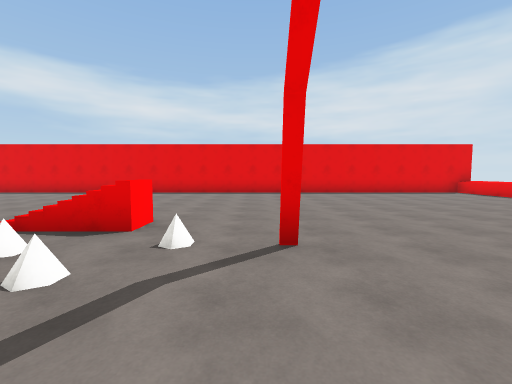
View 1 (above)

19 first-person views from a walk through a Unity game level. The camera is 1.5 m above the floor, tilts 4° down and sees 90° across. The floor is counted in squares, 2 m on a side. Each view is taken from the middle of a square. On the plan, view 1 faces up. The plan holds only what a view shows up to about 9 squares ahead; the rest is blank. The player is left out. Some animated figures are not drawn. Surface patterns are stand-ins for the level's own textures.

View 2
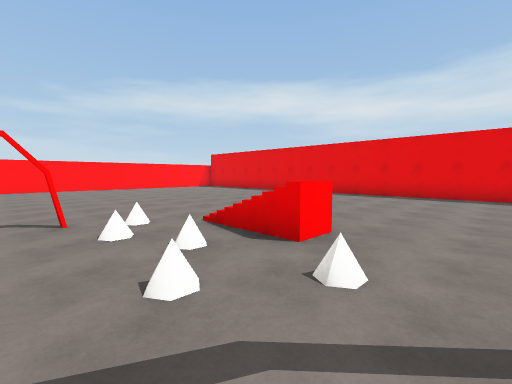

View 3
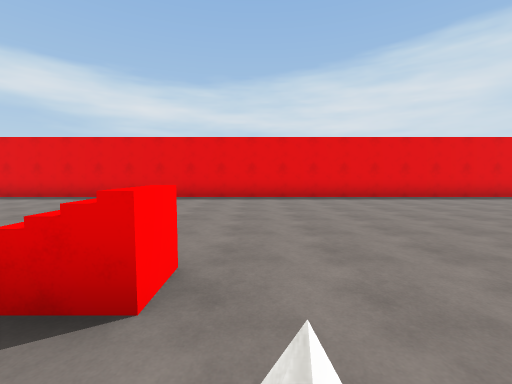

View 4
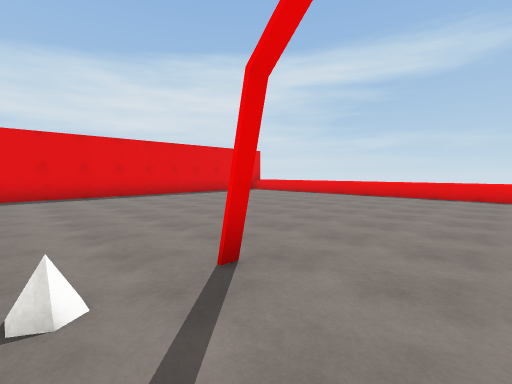

View 5
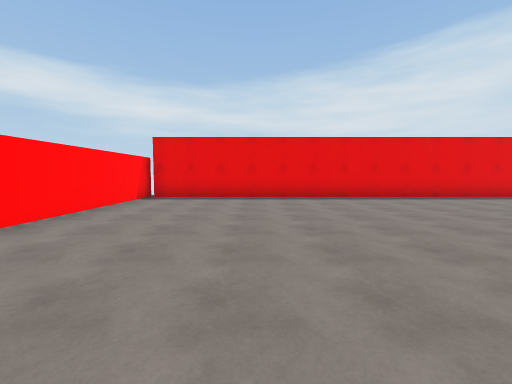

View 6
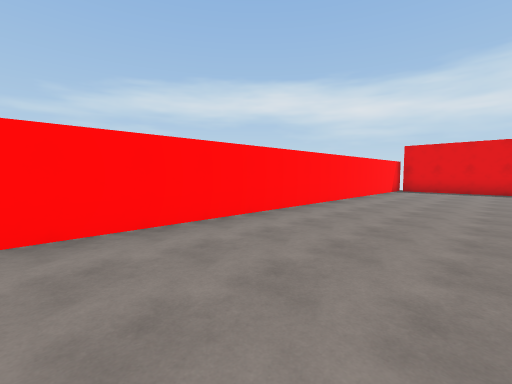

View 7
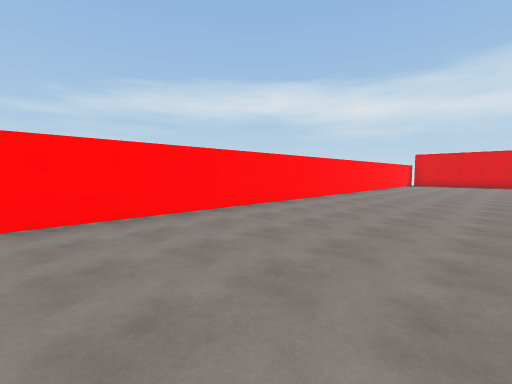

View 8
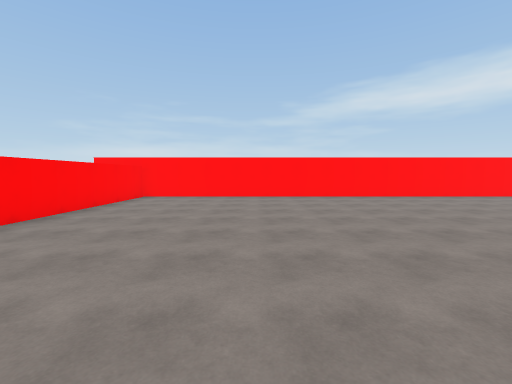

View 9
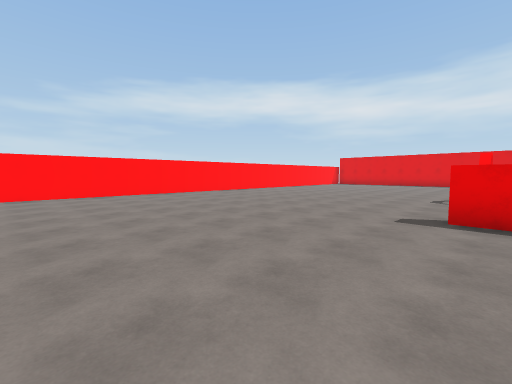

View 10
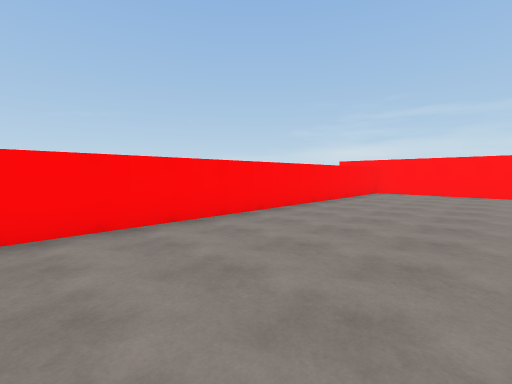

View 11
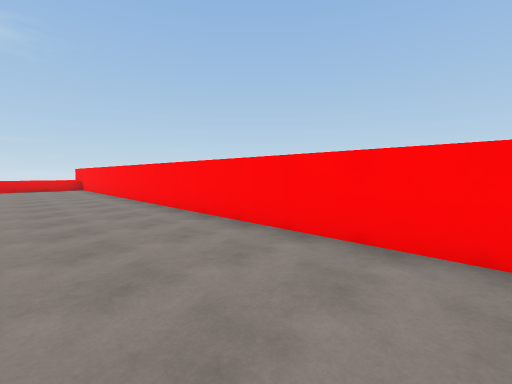

View 12
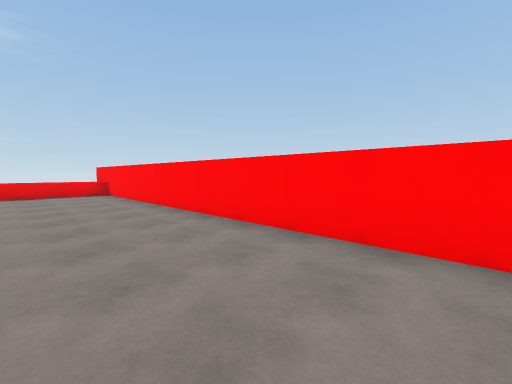

View 13
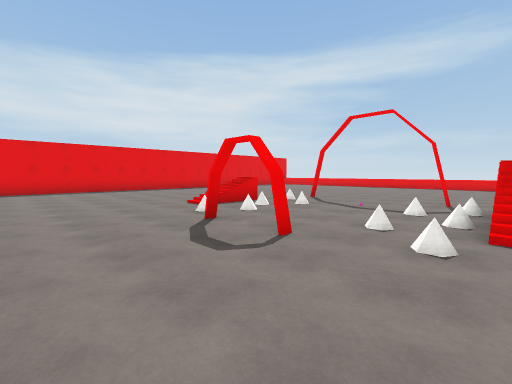

View 14
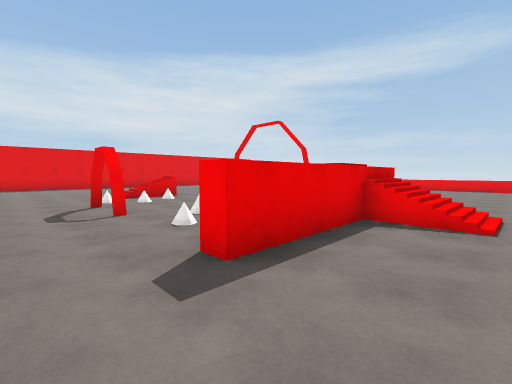

View 15
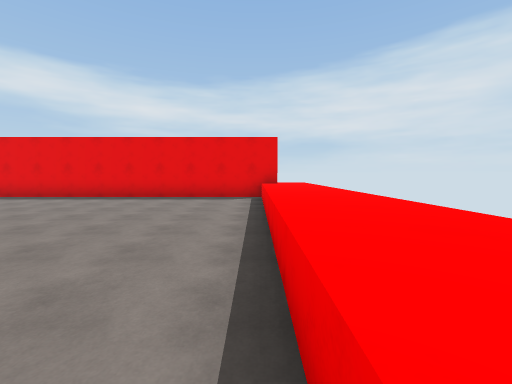

View 16
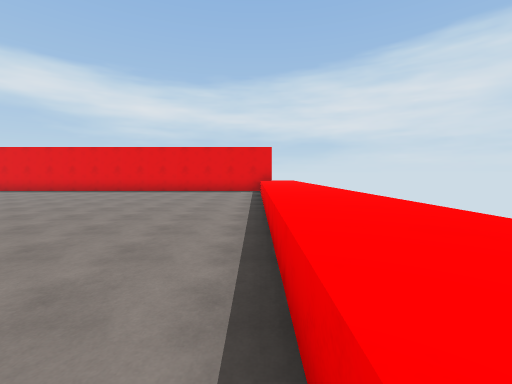

View 17
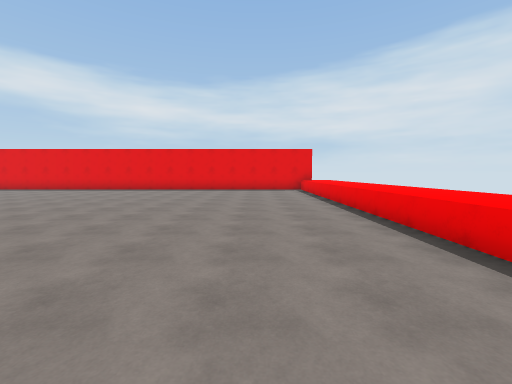

View 18
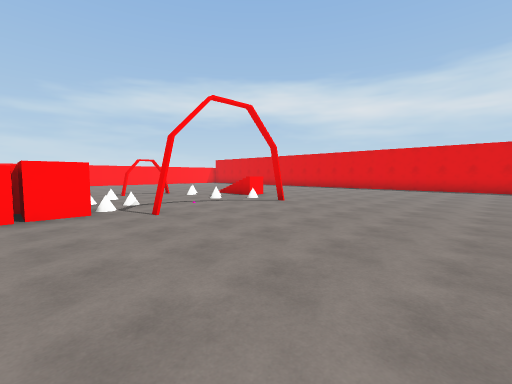

View 19
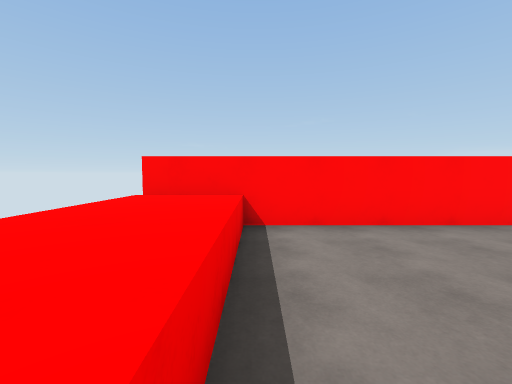

### Floor plan
Key: @ floor where view 1 was taken; # wall or solid block; . floor; / step, stairs or slope; = window, fence, low wall or low ledge; ^ raised ledge.
Columns run from 14 left of view 1 to 10 right of it. Each row starts with its distance up from view 1.
 11 #######################
 10 #......................^^
  9 #......................^
  8 #......................^^
  7 #......................^^
  6 #......................^^
  5 #......................^^
  4 #..........//..........^^
  3 #.............#........^^
  2 #.........#.=..........^^
  1 #......................^^
  0 #........#....@........^
 -1 #.........=/.=.........^
 -2 #..........///.......
 -3 #.........////......
 -4 #...........//  ....
 -5 #...........//......
 -6 #..........
 -7 #..........
 -8 #...........          .^
 -9 #......................^
-10 #......................^^
-11 #......................^^
-12 #########################

Where each view was taken, in squares from view 1:
view 1: 0 up, 0 right, facing up
view 2: 1 up, 0 right, facing up-left
view 3: 2 up, 1 left, facing up
view 4: 1 up, 1 left, facing up-right
view 5: 2 up, 10 left, facing up
view 6: 2 down, 10 left, facing up-left
view 7: 8 down, 9 left, facing up-left
view 8: 8 down, 5 left, facing left
view 9: 8 down, 4 left, facing up-left
view 10: 8 down, 3 left, facing down-left
view 11: 9 down, 6 left, facing down-right
view 12: 9 down, 2 left, facing down-right
view 13: 2 down, 7 left, facing up-right
view 14: 5 down, 6 left, facing up-right
view 15: 2 up, 8 right, facing up
view 16: 1 down, 8 right, facing up
view 17: 2 down, 6 right, facing up
view 18: 3 down, 5 right, facing up-left
view 19: 8 down, 8 right, facing down
